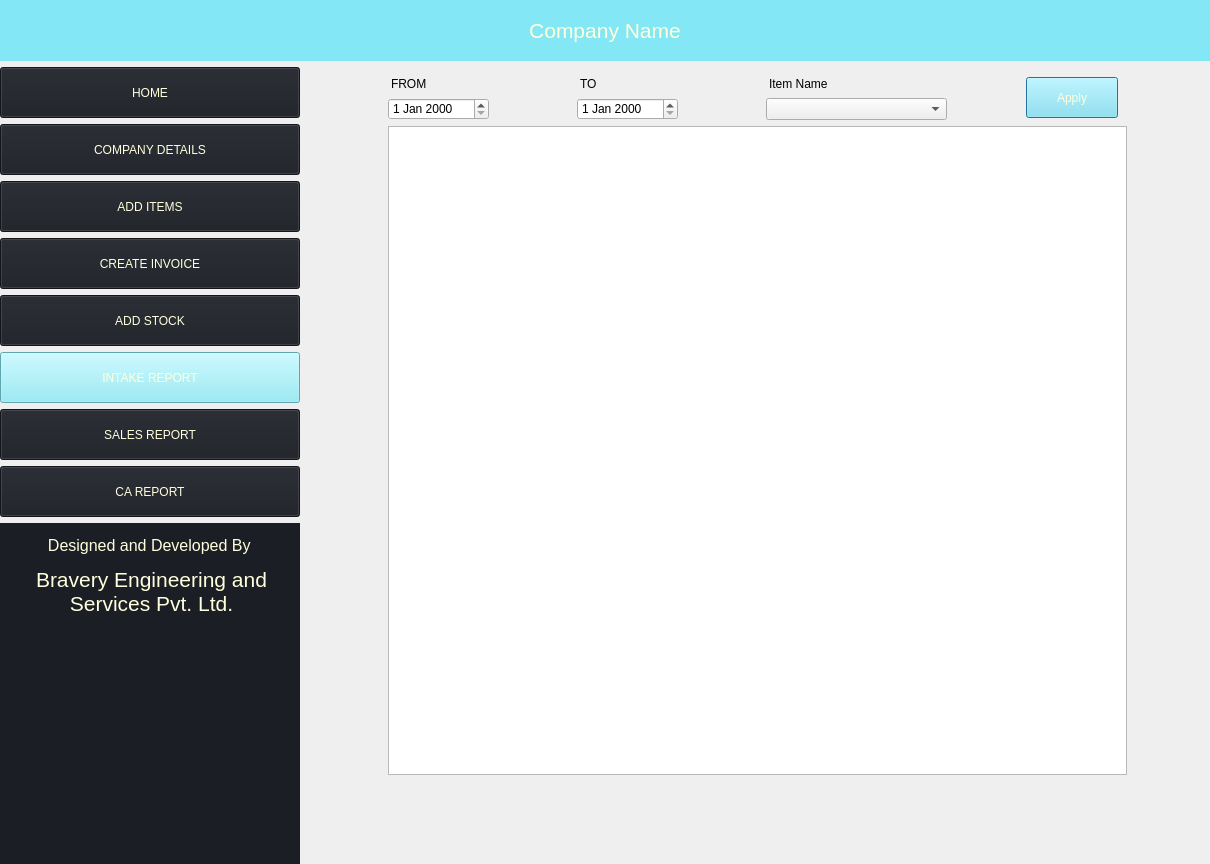
<?xml version="1.0" encoding="UTF-8"?>
<ui version="4.0">
 <class>Dialog</class>
 <widget class="QDialog" name="Dialog">
  <property name="geometry">
   <rect>
    <x>0</x>
    <y>0</y>
    <width>1210</width>
    <height>864</height>
   </rect>
  </property>
  <property name="minimumSize">
   <size>
    <width>800</width>
    <height>600</height>
   </size>
  </property>
  <property name="maximumSize">
   <size>
    <width>4096</width>
    <height>1920</height>
   </size>
  </property>
  <property name="windowTitle">
   <string>Dialog</string>
  </property>
  <layout class="QGridLayout" name="gridLayout_2">
   <property name="leftMargin">
    <number>0</number>
   </property>
   <property name="topMargin">
    <number>0</number>
   </property>
   <property name="rightMargin">
    <number>0</number>
   </property>
   <property name="bottomMargin">
    <number>0</number>
   </property>
   <item row="0" column="0" colspan="2">
    <widget class="QLabel" name="label">
     <property name="minimumSize">
      <size>
       <width>239</width>
       <height>61</height>
      </size>
     </property>
     <property name="maximumSize">
      <size>
       <width>4096</width>
       <height>61</height>
      </size>
     </property>
     <property name="styleSheet">
      <string notr="true">background-color: rgb(132, 231, 245); color: rgb(255, 255, 221)</string>
     </property>
     <property name="text">
      <string>&lt;html&gt;&lt;head/&gt;&lt;body&gt;&lt;p align=&quot;center&quot;&gt;&lt;span style=&quot; font-size:16pt;&quot;&gt;Company Name&lt;/span&gt;&lt;/p&gt;&lt;/body&gt;&lt;/html&gt;</string>
     </property>
    </widget>
   </item>
   <item row="2" column="1">
    <spacer name="verticalSpacer">
     <property name="orientation">
      <enum>Qt::Vertical</enum>
     </property>
     <property name="sizeType">
      <enum>QSizePolicy::Fixed</enum>
     </property>
     <property name="sizeHint" stdset="0">
      <size>
       <width>20</width>
       <height>80</height>
      </size>
     </property>
    </spacer>
   </item>
   <item row="1" column="1">
    <widget class="QWidget" name="widget" native="true">
     <property name="styleSheet">
      <string notr="true">BORDER:1PX SOLID; margin-right: 9px</string>
     </property>
     <layout class="QGridLayout" name="gridLayout">
      <item row="2" column="0" colspan="4">
       <widget class="QTableWidget" name="tableView">
        <property name="styleSheet">
         <string notr="true">margin-right:0</string>
        </property>
        <property name="sortingEnabled">
         <bool>true</bool>
        </property>
       </widget>
      </item>
      <item row="1" column="2">
       <widget class="QComboBox" name="itemNameList">
        <property name="minimumSize">
         <size>
          <width>181</width>
          <height>22</height>
         </size>
        </property>
        <property name="maximumSize">
         <size>
          <width>181</width>
          <height>22</height>
         </size>
        </property>
        <property name="styleSheet">
         <string notr="true">margin-right:0</string>
        </property>
       </widget>
      </item>
      <item row="1" column="1">
       <widget class="QDateEdit" name="toDate">
        <property name="minimumSize">
         <size>
          <width>110</width>
          <height>22</height>
         </size>
        </property>
        <property name="maximumSize">
         <size>
          <width>110</width>
          <height>22</height>
         </size>
        </property>
       </widget>
      </item>
      <item row="0" column="0">
       <widget class="QLabel" name="label_5">
        <property name="minimumSize">
         <size>
          <width>101</width>
          <height>16</height>
         </size>
        </property>
        <property name="maximumSize">
         <size>
          <width>101</width>
          <height>16</height>
         </size>
        </property>
        <property name="styleSheet">
         <string notr="true">border:0px</string>
        </property>
        <property name="text">
         <string>FROM</string>
        </property>
       </widget>
      </item>
      <item row="0" column="3" rowspan="2">
       <widget class="QPushButton" name="applyBtn">
        <property name="minimumSize">
         <size>
          <width>101</width>
          <height>41</height>
         </size>
        </property>
        <property name="maximumSize">
         <size>
          <width>101</width>
          <height>41</height>
         </size>
        </property>
        <property name="styleSheet">
         <string notr="true">background-color: rgb(132, 231, 245); color: rgb(255, 255, 221)</string>
        </property>
        <property name="text">
         <string>Apply</string>
        </property>
       </widget>
      </item>
      <item row="1" column="0">
       <widget class="QDateEdit" name="fromDate">
        <property name="minimumSize">
         <size>
          <width>110</width>
          <height>22</height>
         </size>
        </property>
        <property name="maximumSize">
         <size>
          <width>110</width>
          <height>22</height>
         </size>
        </property>
       </widget>
      </item>
      <item row="0" column="1">
       <widget class="QLabel" name="label_7">
        <property name="minimumSize">
         <size>
          <width>101</width>
          <height>16</height>
         </size>
        </property>
        <property name="maximumSize">
         <size>
          <width>101</width>
          <height>16</height>
         </size>
        </property>
        <property name="styleSheet">
         <string notr="true">border:0px</string>
        </property>
        <property name="text">
         <string>TO</string>
        </property>
       </widget>
      </item>
      <item row="0" column="2">
       <widget class="QLabel" name="label_6">
        <property name="minimumSize">
         <size>
          <width>101</width>
          <height>16</height>
         </size>
        </property>
        <property name="maximumSize">
         <size>
          <width>101</width>
          <height>16</height>
         </size>
        </property>
        <property name="styleSheet">
         <string notr="true">border:0px</string>
        </property>
        <property name="text">
         <string>Item Name</string>
        </property>
       </widget>
      </item>
     </layout>
    </widget>
   </item>
   <item row="1" column="0" rowspan="2">
    <widget class="QWidget" name="widget_2" native="true">
     <property name="minimumSize">
      <size>
       <width>271</width>
       <height>800</height>
      </size>
     </property>
     <property name="maximumSize">
      <size>
       <width>300</width>
       <height>1920</height>
      </size>
     </property>
     <layout class="QVBoxLayout" name="verticalLayout">
      <property name="leftMargin">
       <number>0</number>
      </property>
      <property name="topMargin">
       <number>0</number>
      </property>
      <property name="rightMargin">
       <number>0</number>
      </property>
      <property name="bottomMargin">
       <number>0</number>
      </property>
      <item>
       <widget class="QPushButton" name="homeBtn">
        <property name="minimumSize">
         <size>
          <width>239</width>
          <height>51</height>
         </size>
        </property>
        <property name="styleSheet">
         <string notr="true">background-color:rgb(27, 30, 36); color: rgb(255, 255, 221)</string>
        </property>
        <property name="text">
         <string>HOME</string>
        </property>
        <property name="icon">
         <iconset theme="home">
          <normaloff>../</normaloff>../</iconset>
        </property>
       </widget>
      </item>
      <item>
       <widget class="QPushButton" name="companyBtn">
        <property name="minimumSize">
         <size>
          <width>239</width>
          <height>51</height>
         </size>
        </property>
        <property name="styleSheet">
         <string notr="true">background-color:rgb(27, 30, 36); color: rgb(255, 255, 221)</string>
        </property>
        <property name="text">
         <string>COMPANY DETAILS</string>
        </property>
       </widget>
      </item>
      <item>
       <widget class="QPushButton" name="addItemsBtn">
        <property name="minimumSize">
         <size>
          <width>239</width>
          <height>51</height>
         </size>
        </property>
        <property name="styleSheet">
         <string notr="true">background-color:  rgb(27, 30, 36); color: rgb(255, 255, 221)</string>
        </property>
        <property name="text">
         <string>ADD ITEMS</string>
        </property>
       </widget>
      </item>
      <item>
       <widget class="QPushButton" name="createInvoiceBtn">
        <property name="minimumSize">
         <size>
          <width>239</width>
          <height>51</height>
         </size>
        </property>
        <property name="styleSheet">
         <string notr="true">background-color:  rgb(27, 30, 36); color: rgb(255, 255, 221)</string>
        </property>
        <property name="text">
         <string>CREATE INVOICE</string>
        </property>
       </widget>
      </item>
      <item>
       <widget class="QPushButton" name="addStockBtn">
        <property name="minimumSize">
         <size>
          <width>239</width>
          <height>51</height>
         </size>
        </property>
        <property name="styleSheet">
         <string notr="true">background-color:  rgb(27, 30, 36); color: rgb(255, 255, 221)</string>
        </property>
        <property name="text">
         <string>ADD STOCK</string>
        </property>
       </widget>
      </item>
      <item>
       <widget class="QPushButton" name="stockDetailsBtn">
        <property name="minimumSize">
         <size>
          <width>239</width>
          <height>51</height>
         </size>
        </property>
        <property name="styleSheet">
         <string notr="true">background-color: rgb(132, 231, 245); color: rgb(255, 255, 221)</string>
        </property>
        <property name="text">
         <string>INTAKE REPORT</string>
        </property>
       </widget>
      </item>
      <item>
       <widget class="QPushButton" name="salesReportBtn">
        <property name="minimumSize">
         <size>
          <width>239</width>
          <height>51</height>
         </size>
        </property>
        <property name="styleSheet">
         <string notr="true">background-color:  rgb(27, 30, 36); color: rgb(255, 255, 221)</string>
        </property>
        <property name="text">
         <string>SALES REPORT</string>
        </property>
       </widget>
      </item>
      <item>
       <widget class="QPushButton" name="caReportBtn">
        <property name="minimumSize">
         <size>
          <width>239</width>
          <height>51</height>
         </size>
        </property>
        <property name="styleSheet">
         <string notr="true">background-color:  rgb(27, 30, 36); color: rgb(255, 255, 221)</string>
        </property>
        <property name="text">
         <string>CA REPORT</string>
        </property>
       </widget>
      </item>
      <item>
       <widget class="QLabel" name="label_2">
        <property name="minimumSize">
         <size>
          <width>239</width>
          <height>200</height>
         </size>
        </property>
        <property name="maximumSize">
         <size>
          <width>16777215</width>
          <height>400</height>
         </size>
        </property>
        <property name="styleSheet">
         <string notr="true">background-color: rgb(27, 30, 36); color: rgb(255, 255, 221);padding-top:10px</string>
        </property>
        <property name="text">
         <string>&lt;html&gt;&lt;head/&gt;&lt;body&gt;&lt;p align=&quot;center&quot;&gt;&lt;span style=&quot; font-size:12pt;&quot;&gt;Designed and Developed By &lt;/span&gt;&lt;/p&gt;&lt;p align=&quot;center&quot;&gt;&lt;span style=&quot; font-size:16pt;&quot;&gt;Bravery Engineering and Services Pvt. Ltd.&lt;/span&gt;&lt;/p&gt;&lt;/body&gt;&lt;/html&gt;</string>
        </property>
        <property name="scaledContents">
         <bool>true</bool>
        </property>
        <property name="alignment">
         <set>Qt::AlignLeading|Qt::AlignLeft|Qt::AlignTop</set>
        </property>
        <property name="wordWrap">
         <bool>true</bool>
        </property>
       </widget>
      </item>
     </layout>
    </widget>
   </item>
  </layout>
  <zorder>widget</zorder>
  <zorder>widget_2</zorder>
  <zorder>label</zorder>
  <zorder>verticalSpacer</zorder>
 </widget>
 <tabstops>
  <tabstop>fromDate</tabstop>
  <tabstop>toDate</tabstop>
  <tabstop>itemNameList</tabstop>
  <tabstop>applyBtn</tabstop>
  <tabstop>homeBtn</tabstop>
  <tabstop>companyBtn</tabstop>
  <tabstop>addItemsBtn</tabstop>
  <tabstop>createInvoiceBtn</tabstop>
  <tabstop>addStockBtn</tabstop>
  <tabstop>tableView</tabstop>
 </tabstops>
 <resources>
  <include location="logo.qrc"/>
 </resources>
 <connections/>
</ui>
